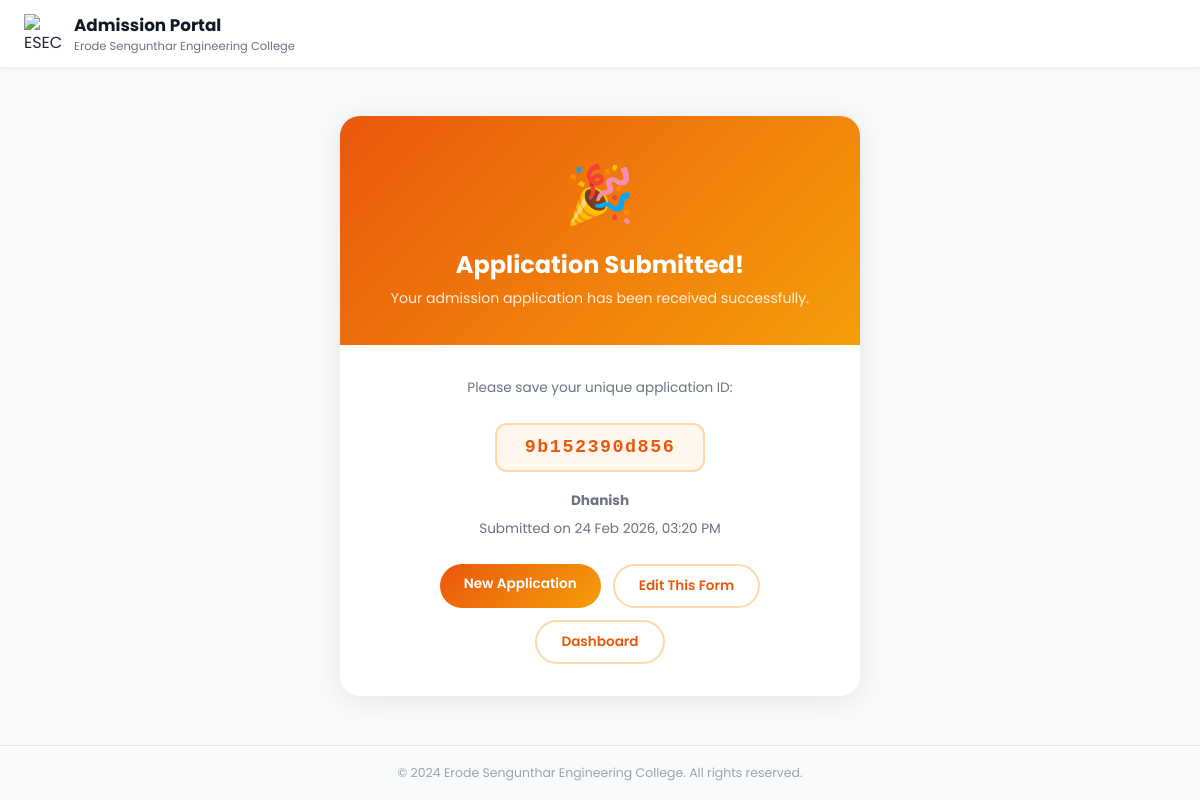
/success/3/ (signed in), run on the app's committed database.
### admission_form/models.py (models this page shows, shortened)
class Admission(models.Model):
    ADMISSION_STATUS_CHOICES = (
        ('enquired', 'Enquired'),
        ('admitted', 'Admitted'),
        ('discontinued', 'Discontinued'),
        ('left', 'Left'),
    )
    admission_status = models.CharField(max_length=20, choices=ADMISSION_STATUS_CHOICES, default='enquired', db_index=True)
    application_number = models.CharField(max_length=100, blank=True, null=True)
    application_date = models.DateField(blank=True, null=True)
    admission_date = models.DateField(blank=True, null=True)
    allotment_number = models.CharField(max_length=100, blank=True, null=True)
    portal_status = models.CharField(max_length=50, blank=True, null=True)
    quota = models.CharField(max_length=50, blank=True, null=True)
    roll_number = models.CharField(max_length=100, blank=True, null=True)
    unique_id = models.CharField(max_length=100, blank=True, null=True)
    umis_number = models.CharField(max_length=100, blank=True, null=True)
    level = models.CharField(max_length=10, blank=True, null=True, db_index=True)
    course = models.CharField(max_length=100, blank=True, null=True)
    branch = models.CharField(max_length=100, blank=True, null=True)
    department_preferences = models.JSONField(default=dict, blank=True, null=True)
    pg_dept = models.CharField(max_length=255, blank=True, null=True)
    is_fg = models.BooleanField(default=False, blank=True, null=True)
    fg_number = models.CharField(max_length=100, blank=True, null=True)
    pmss = models.BooleanField(default=False, blank=True, null=True)
    seven_five = models.BooleanField(default=False, blank=True, null=True)
    student_name = models.CharField(max_length=255, blank=True, null=True)
    dob = models.DateField(blank=True, null=True)
    gender = models.CharField(max_length=10, blank=True, null=True)
    community = models.CharField(max_length=50, blank=True, null=True, db_index=True)
    caste = models.CharField(max_length=100, blank=True, null=True)
    religion = models.CharField(max_length=100, blank=True, null=True)
    region = models.CharField(max_length=100, blank=True, null=True)
    aadhaar_number = models.CharField(max_length=12, blank=True, null=True)
    father_name = models.CharField(max_length=255, blank=True, null=True)
    mother_name = models.CharField(max_length=255, blank=True, null=True)
    guardian_name = models.CharField(max_length=255, blank=True, null=True)
    father_mobile = models.CharField(max_length=15, blank=True, null=True)
    mother_mobile = models.CharField(max_length=15, blank=True, null=True)
    guardian_mobile = models.CharField(max_length=15, blank=True, null=True)
    email = models.EmailField(blank=True, null=True)
    student_mobile = models.CharField(max_length=15, blank=True, null=True)
    address = models.TextField(blank=True, null=True)
    pincode = models.CharField(max_length=10, blank=True, null=True)
    district = models.CharField(max_length=100, blank=True, null=True, db_index=True)
    state = models.CharField(max_length=100, blank=True, null=True, db_index=True)
    country = models.CharField(max_length=100, blank=True, null=True, db_index=True)
    qualification = models.CharField(max_length=10, blank=True, null=True)
    tenth_total = models.CharField(max_length=50, blank=True, null=True)
    tenth_percentage = models.CharField(max_length=50, blank=True, null=True)
    twelfth_total = models.CharField(max_length=50, blank=True, null=True)
    twelfth_percentage = models.CharField(max_length=50, blank=True, null=True)
    twelfth_major = models.CharField(max_length=255, blank=True, null=True)
    twelth_reg_no = models.CharField(max_length=50, blank=True, null=True)
    maths_marks = models.DecimalField(max_digits=5, decimal_places=2, blank=True, null=True)
    physics_marks = models.DecimalField(max_digits=5, decimal_places=2, blank=True, null=True)
    chemistry_marks = models.DecimalField(max_digits=5, decimal_places=2, blank=True, null=True)
    cutoff_marks = models.DecimalField(max_digits=5, decimal_places=2, blank=True, null=True, db_index=True)
    diploma_total = models.CharField(max_length=50, blank=True, null=True)
    diploma_percentage = models.CharField(max_length=50, blank=True, null=True)
    diploma_major = models.CharField(max_length=255, blank=True, null=True)
    ug_total = models.CharField(max_length=50, blank=True, null=True)
    ug_percentage = models.CharField(max_length=50, blank=True, null=True)
    ug_major = models.CharField(max_length=255, blank=True, null=True)
    ug_college = models.CharField(max_length=255, blank=True, null=True)
    ug_year_passing = models.IntegerField(blank=True, null=True)
    board = models.CharField(max_length=50, blank=True, null=True, db_index=True)
    year_passing = models.IntegerField(blank=True, null=True)
    medium = models.CharField(max_length=50, blank=True, null=True)
    last_school = models.CharField(max_length=255, blank=True, null=True)
    vocational_stream = models.CharField(max_length=255, blank=True, null=True)
    skill_proof = models.FileField(upload_to=af_vocational_upload_path, blank=True, null=True)
    diploma_college = models.CharField(max_length=255, blank=True, null=True)
    diploma_year_passing = models.IntegerField(blank=True, null=True)
    college_address1 = models.CharField(max_length=500, blank=True, null=True)
    college_district = models.CharField(max_length=100, blank=True, null=True)
    college_state = models.CharField(max_length=100, blank=True, null=True)
    college_fee = models.DecimalField(max_digits=10, decimal_places=2, blank=True, null=True)
    hostel_fee = models.DecimalField(max_digits=10, decimal_places=2, blank=True, null=True)
    bus_fee = models.DecimalField(max_digits=10, decimal_places=2, blank=True, null=True)
    other_fee = models.DecimalField(max_digits=10, decimal_places=2, blank=True, null=True)
    paid_fee = models.DecimalField(max_digits=10, decimal_places=2, blank=True, null=True)
    concession_amount = models.DecimalField(max_digits=10, decimal_places=2, blank=True, null=True)
    unpaid_fee = models.DecimalField(max_digits=10, decimal_places=2, blank=True, null=True)
    transaction_id = models.CharField(max_length=50, blank=True, null=True)
    transaction_date = models.DateTimeField(blank=True, null=True)
    had_paid = models.BooleanField(default=False, blank=True, null=True)
    facility_type = models.CharField(max_length=20, blank=True, null=True)
    hostel_name = models.CharField(max_length=100, blank=True, null=True)
    boarding_point = models.CharField(max_length=100, blank=True, null=True)
    bus_needed = models.CharField(max_length=10, blank=True, null=True, db_index=True)
    bus_route = models.CharField(max_length=255, blank=True, null=True)
    hostel_needed = models.CharField(max_length=10, blank=True, null=True, db_index=True)
    hostel_type = models.CharField(max_length=100, blank=True, null=True)
    room_type = models.CharField(max_length=100, blank=True, null=True)
    mess_type = models.CharField(max_length=100, blank=True, null=True)
    hostel_fee_amount = models.DecimalField(max_digits=10, decimal_places=2, blank=True, null=True)
    account_holder_name = models.CharField(max_length=255, blank=True, null=True)
    account_number = models.CharField(max_length=30, blank=True, null=True)
    bank_name = models.CharField(max_length=100, blank=True, null=True)
    ifsc_code = models.CharField(max_length=15, blank=True, null=True)
    bank_branch = models.CharField(max_length=100, blank=True, null=True)
    seeding_status = models.CharField(max_length=50, blank=True, null=True)
    tc = models.FileField(upload_to=af_certificate_upload_path, blank=True, null=True)
    tc_number = models.CharField(max_length=100, blank=True, null=True)
    community_cert = models.FileField(upload_to=af_certificate_upload_path, blank=True, null=True)
    community_cert_number = models.CharField(max_length=100, blank=True, null=True)
    aadhaar = models.FileField(upload_to=af_certificate_upload_path, blank=True, null=True)
    tenth_marksheet = models.FileField(upload_to=af_certificate_upload_path, blank=True, null=True)
    tenth_marksheet_number = models.CharField(max_length=100, blank=True, null=True)
    eleventh_marksheet = models.FileField(upload_to=af_certificate_upload_path, blank=True, null=True)
    eleventh_marksheet_number = models.CharField(max_length=100, blank=True, null=True)
    twelfth_marksheet = models.FileField(upload_to=af_certificate_upload_path, blank=True, null=True)
    twelfth_marksheet_number = models.CharField(max_length=100, blank=True, null=True)
    twelfth_migration = models.FileField(upload_to=af_certificate_upload_path, blank=True, null=True)
    income_cert = models.FileField(upload_to=af_certificate_upload_path, blank=True, null=True)
    income_cert_number = models.CharField(max_length=100, blank=True, null=True)
    fg_cert = models.FileField(upload_to=af_certificate_upload_path, blank=True, null=True)
    fg_bonafide = models.FileField(upload_to=af_certificate_upload_path, blank=True, null=True)
    dip_provisional = models.FileField(upload_to=af_certificate_upload_path, blank=True, null=True)
    ug_provisional = models.FileField(upload_to=af_certificate_upload_path, blank=True, null=True)
    ug_migration = models.FileField(upload_to=af_certificate_upload_path, blank=True, null=True)
    allotment_order = models.FileField(upload_to=af_certificate_upload_path, blank=True, null=True)
    num_dip_marksheets = models.IntegerField(default=0, blank=True, null=True)
    num_ug_marksheets = models.IntegerField(default=0, blank=True, null=True)
    photo = models.FileField(upload_to=af_photo_upload_path, blank=True, null=True)
    created_at = models.DateTimeField(auto_now_add=True, db_index=True)
    class Meta:
        app_label = 'admission_form'

### admission_form/views.py (the view)
# urls.py: path('success/<str:identifier>/', views.success_view, name='success'),
@login_required
def success_view(request, identifier):
    try:
        if identifier.isdigit():
            admission = Admission.objects.filter(pk=int(identifier)).first()
        else:
            admission = Admission.objects.filter(unique_id=identifier).first()
        if not admission:
            messages.error(request, 'Admission record not found.')
            return redirect('admission_form:form')
        return render(request, 'admission_form/success.html', {'admission': admission})
    except Exception as e:
        logger.error(f"Error loading success page: {str(e)}")
        messages.error(request, 'An error occurred while loading the success page.')
        return redirect('admission_form:form')

### admission_form/templates/admission_form/success.html (shortened to what this page needs)
<!DOCTYPE html>
<html lang="en">
    <head>
    </head>
    <body>
        <header class="site-header">
            <img src="https://portal.esec.ac.in/uploads/banner/logo.png"
                 alt="ESEC Logo">
            <div>
                <h1>Admission Portal</h1>
                <p>Erode Sengunthar Engineering College</p>
            </div>
        </header>
        <main>
            <div class="card">
                <div class="card-top">
                    <span class="icon">🎉</span>
                    <h2>Application Submitted!</h2>
                    <p>Your admission application has been received successfully.</p>
                </div>
                <div class="card-body">
                    <p>Please save your unique application ID:</p>
                    <div class="uid-box">{{ admission.unique_id }}</div>
                    <p>
                        <strong>{{ admission.student_name }}</strong>
                    </p>
                    <p>Submitted on {{ admission.created_at|date:"d M Y, h:i A" }}</p>
                    <div class="actions">
                        <a href="{% url 'admission_form:form' %}" class="btn btn-primary">New Application</a>
                        <a href="{% url 'admission_form:form_edit' admission.pk %}"
                           class="btn btn-outline">Edit This Form</a>
                        <a href="{% url 'admission_form:home' %}" class="btn btn-outline">Dashboard</a>
                    </div>
                </div>
            </div>
        </main>
        <footer>
            © 2024 Erode Sengunthar Engineering College. All rights reserved.
        </footer>
    </body>
</html>

### admission_form/templates/admission_form/success.html (style rules this page uses)
*, *::before, *::after { box-sizing: border-box; margin: 0; padding: 0; }
body { font-family: 'Poppins', sans-serif; background: #f9fafb; color: #1f2937; min-height: 100vh; display: flex; flex-direction: column; }
.site-header { background: #fff; box-shadow: 0 1px 6px rgba(0,0,0,.08); padding: 12px 24px; display: flex; align-items: center; gap: 10px; }
.site-header img { height: 40px; width: 40px; object-fit: contain; }
.site-header h1 { font-size: 1.05rem; font-weight: 700; color: #111827; }
.site-header p { font-size: .72rem; color: #6b7280; }
main { flex: 1; display: flex; align-items: center; justify-content: center; padding: 40px 20px; }
.card { background: #fff; border-radius: 20px; box-shadow: 0 4px 30px rgba(0,0,0,.09); max-width: 520px; width: 100%; overflow: hidden; }
.card-top { background: linear-gradient(135deg, #ea580c, #f59e0b); padding: 36px 32px; text-align: center; }
.icon { font-size: 3.5rem; display: block; margin-bottom: 10px; }
.card-top h2 { font-size: 1.5rem; font-weight: 700; color: #fff; }
.card-top p { font-size: .88rem; color: rgba(255,255,255,.85); margin-top: 6px; }
.card-body { padding: 32px; text-align: center; }
.uid-box { display: inline-block; background: #fff7ed; border: 2px solid #fed7aa; border-radius: 12px; padding: 12px 28px; font-size: 1.15rem; font-weight: 700; letter-spacing: 1.5px; font-family: 'Courier New', monospace; color: #ea580c; margin: 18px 0; }
.card-body p { font-size: .85rem; color: #6b7280; line-height: 1.6; margin-bottom: 6px; }
.actions { display: flex; gap: 12px; justify-content: center; flex-wrap: wrap; margin-top: 24px; }
.btn { border-radius: 999px; padding: 10px 24px; font-size: .85rem; font-weight: 600; font-family: 'Poppins', sans-serif; text-decoration: none; transition: opacity .2s, transform .15s; border: none; cursor: pointer; }
.btn-primary { background: linear-gradient(135deg, #ea580c, #f59e0b); color: #fff; }
.btn-outline { background: #fff; color: #ea580c; border: 2px solid #fed7aa; }
footer { text-align: center; padding: 18px; font-size: .78rem; color: #9ca3af; border-top: 1px solid #e5e7eb; }

### data on the page
Admission: unique_id "9b152390d856", student_name "Dhanish", created_at "24 Feb 2026, 03:20 PM"
